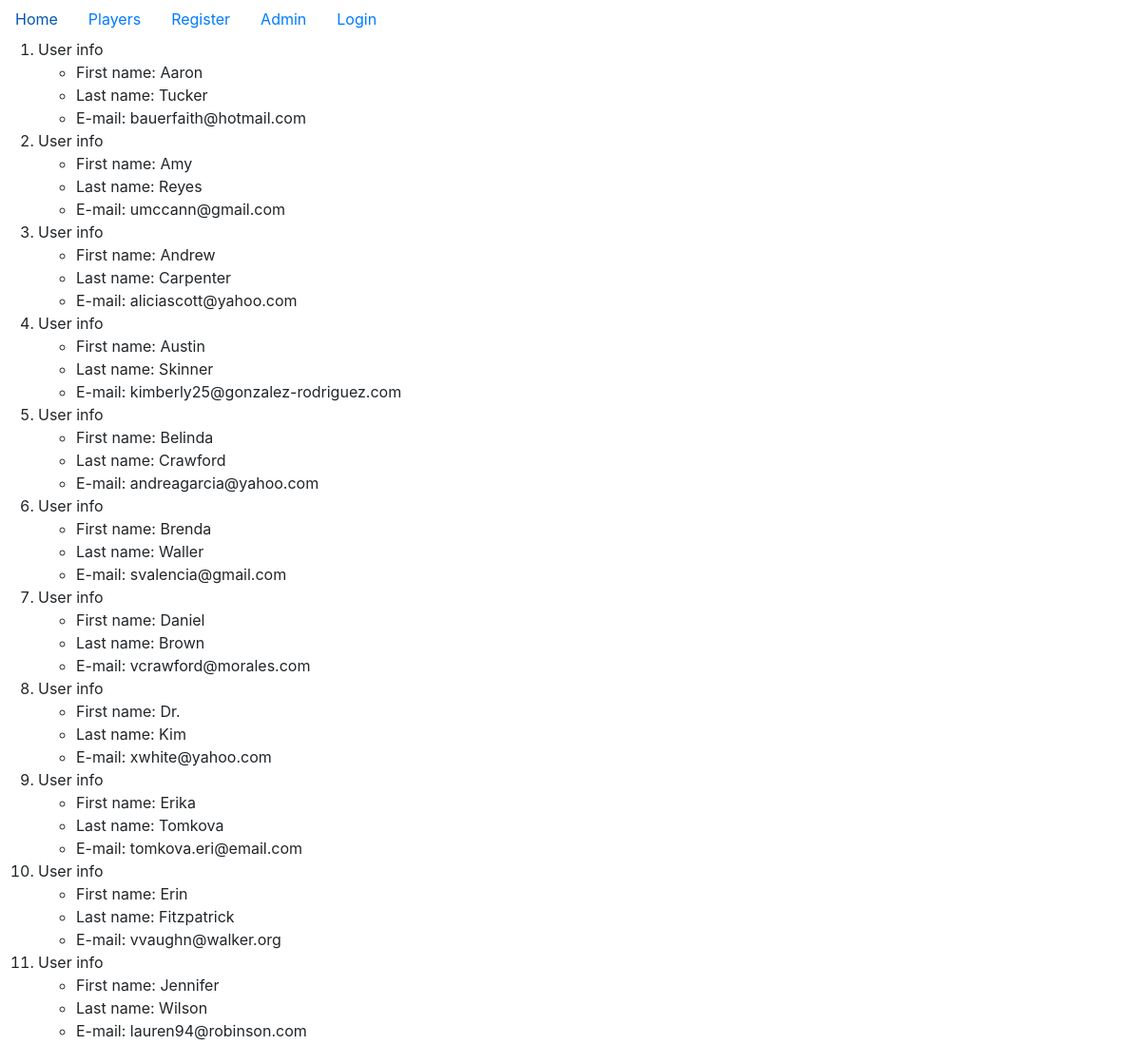
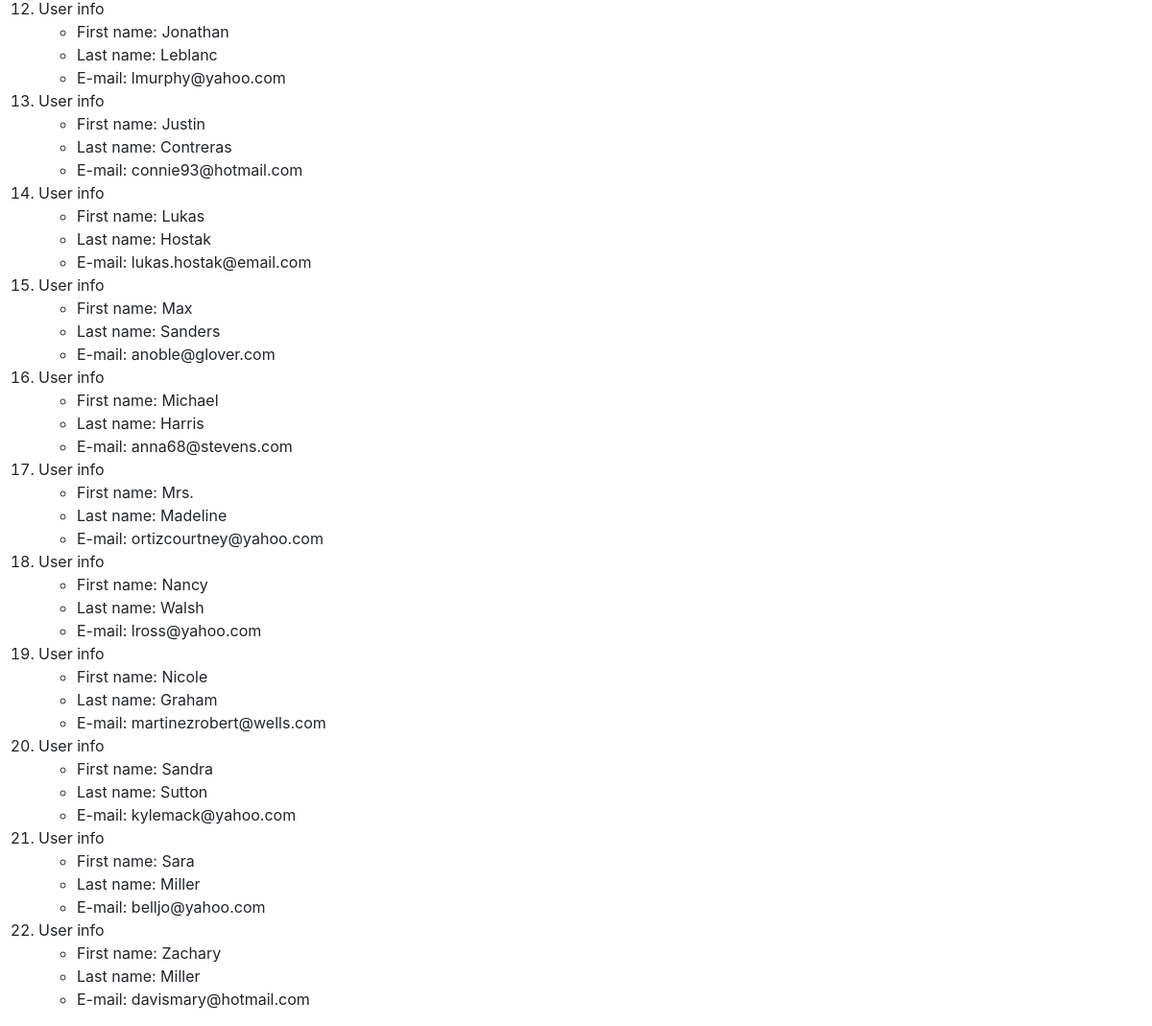
The page /myApp/players/ on the database its author committed (2 pictures, top to bottom).
### myApp/models.py (models this page shows, shortened)
class Player(models.Model):
    first_name = models.CharField(max_length=128)
    last_name = models.CharField(max_length=128)
    email = models.EmailField(max_length=264, unique=True)

### myApp/views.py (the view)
def players(request):
    player_list = Player.objects.order_by('first_name')
    user_dict = {'users': player_list}
    return render(request, 'myApp/players.html', context=user_dict)

### templates/myApp/players.html
<!DOCTYPE html>
{% extends "myApp/base.html" %}
{% block content %}
    {% if users %}
    <ol>
        {% for person in users %}
        <li>User info</li>
            <ul>
                <li>First name: {{ person.first_name }}</li>
                <li>Last name: {{ person.last_name }}</li>
                <li>E-mail: {{ person.email }}</li>
            </ul>
        {% endfor %}
    </ol>
    {% endif %}
{% endblock %}

### templates/myApp/base.html (shortened to what this page needs)
<!DOCTYPE html>
<html>
    <head>
        <link rel="stylesheet" href="https://maxcdn.bootstrapcdn.com/bootstrap/4.0.0-beta/css/bootstrap.min.css">
    </head>
    <body>
        <ul class="nav">
          <li class="nav-item">
            <a class="nav-link active" href="{% url 'index' %}">Home</a>
          </li>
          <li class="nav-item">
            <a class="nav-link" href="{% url 'myApp:players' %}">Players</a>
          </li>
          <li class="nav-item">
            <a class="nav-link" href="{% url 'myApp:register' %}">Register</a>
          </li>
          <li class="nav-item">
            <a class="nav-link" href="{% url 'admin:index' %}">Admin</a>
          </li>
          {% if user.is_authenticated %}
          <li class="nav-item">
              <a class="nav-link" href="{% url 'user_logout' %}">Logout</a>
          </li>
          {% else %}
          <li class="nav-item">
              <a class="nav-link" href="{% url 'myApp:user_login' %}">Login</a>
          </li>
          {% endif %}
        </ul>
        {% block content %}
        {% endblock %}
    </body>
</html>

### rows shown on the page
Player: first_name "Aaron", last_name "Tucker", email "bauerfaith@hotmail.com"
Player: first_name "Amy", last_name "Reyes", email "umccann@gmail.com"
Player: first_name "Andrew", last_name "Carpenter", email "aliciascott@yahoo.com"
Player: first_name "Austin", last_name "Skinner", email "kimberly25@gonzalez-rodriguez.com"
Player: first_name "Belinda", last_name "Crawford", email "andreagarcia@yahoo.com"
Player: first_name "Brenda", last_name "Waller", email "svalencia@gmail.com"
Player: first_name "Daniel", last_name "Brown", email "vcrawford@morales.com"
Player: first_name "Dr.", last_name "Kim", email "xwhite@yahoo.com"
Player: first_name "Erika", last_name "Tomkova", email "tomkova.eri@email.com"
Player: first_name "Erin", last_name "Fitzpatrick", email "vvaughn@walker.org"
Player: first_name "Jennifer", last_name "Wilson", email "lauren94@robinson.com"
Player: first_name "Jonathan", last_name "Leblanc", email "lmurphy@yahoo.com"
Player: first_name "Justin", last_name "Contreras", email "connie93@hotmail.com"
Player: first_name "Lukas", last_name "Hostak", email "lukas.hostak@email.com"
Player: first_name "Max", last_name "Sanders", email "anoble@glover.com"
Player: first_name "Michael", last_name "Harris", email "anna68@stevens.com"
Player: first_name "Mrs.", last_name "Madeline", email "ortizcourtney@yahoo.com"
Player: first_name "Nancy", last_name "Walsh", email "lross@yahoo.com"
Player: first_name "Nicole", last_name "Graham", email "martinezrobert@wells.com"
Player: first_name "Sandra", last_name "Sutton", email "kylemack@yahoo.com"
Player: first_name "Sara", last_name "Miller", email "belljo@yahoo.com"
Player: first_name "Zachary", last_name "Miller", email "davismary@hotmail.com"
